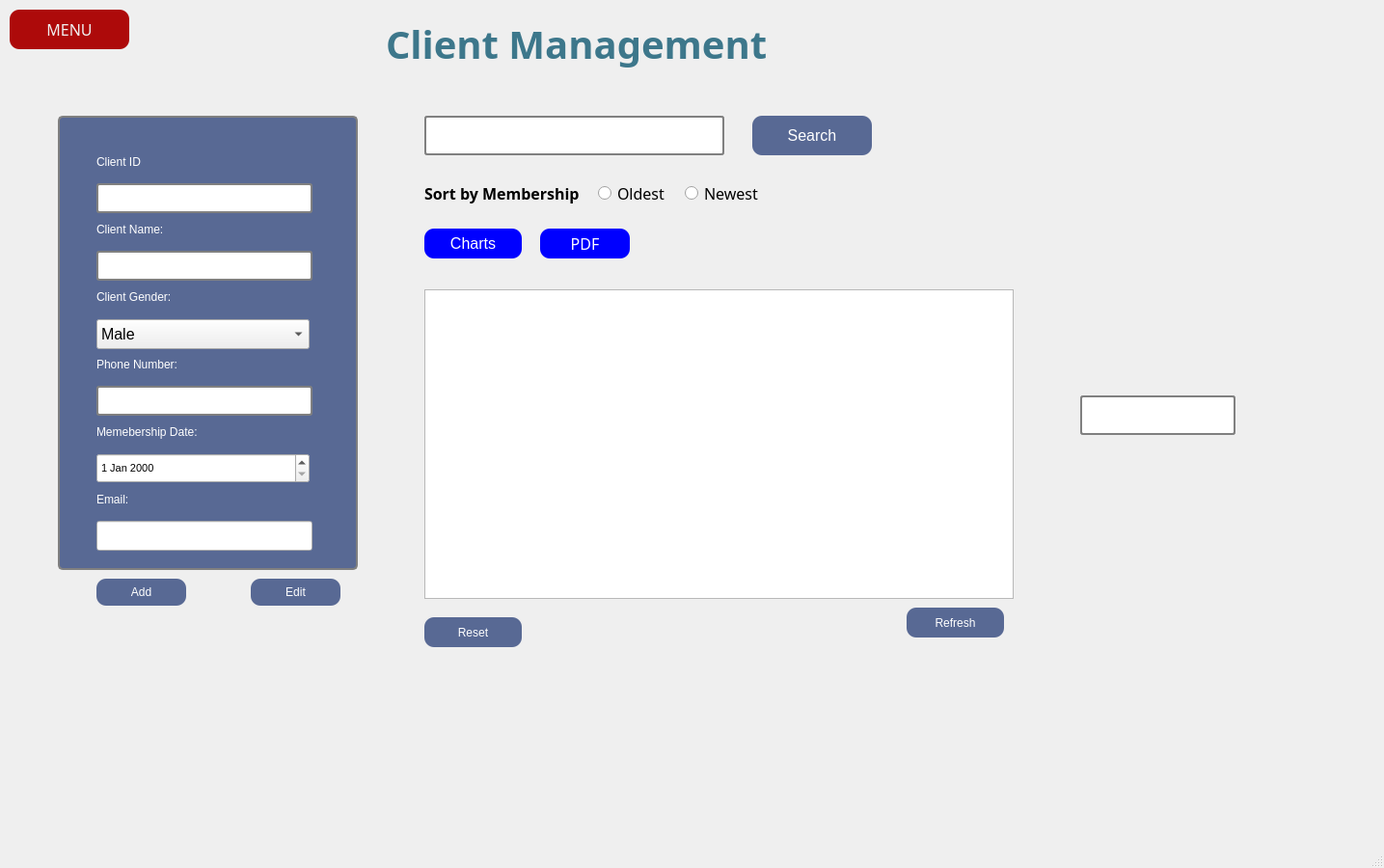
<?xml version="1.0" encoding="UTF-8"?>
<ui version="4.0">
 <class>ClientManagement</class>
 <widget class="QMainWindow" name="ClientManagement">
  <property name="geometry">
   <rect>
    <x>0</x>
    <y>0</y>
    <width>1435</width>
    <height>900</height>
   </rect>
  </property>
  <property name="windowTitle">
   <string>ClientManagement</string>
  </property>
  <property name="styleSheet">
   <string notr="true">QLineEdit {
    color: black;
}</string>
  </property>
  <widget class="QWidget" name="centralwidget">
   <widget class="QLabel" name="label_8">
    <property name="geometry">
     <rect>
      <x>440</x>
      <y>190</y>
      <width>161</width>
      <height>21</height>
     </rect>
    </property>
    <property name="font">
     <font>
      <family>Gill Sans MT</family>
      <pointsize>12</pointsize>
      <weight>75</weight>
      <bold>true</bold>
     </font>
    </property>
    <property name="text">
     <string>Sort by Membership:</string>
    </property>
   </widget>
   <widget class="QLineEdit" name="client_search">
    <property name="geometry">
     <rect>
      <x>440</x>
      <y>120</y>
      <width>311</width>
      <height>41</height>
     </rect>
    </property>
    <property name="font">
     <font>
      <pointsize>15</pointsize>
     </font>
    </property>
    <property name="styleSheet">
     <string notr="true">QLineEdit{
    background-color: white;
    color: black;
    border: 1px solid gray;
    padding: 5px 10px;
    border-radius: 3px;
  border: 2px solid gray;
}</string>
    </property>
    <property name="text">
     <string/>
    </property>
   </widget>
   <widget class="QPushButton" name="add_client">
    <property name="geometry">
     <rect>
      <x>100</x>
      <y>600</y>
      <width>93</width>
      <height>28</height>
     </rect>
    </property>
    <property name="styleSheet">
     <string notr="true">QPushButton {
	font: 10pt &quot;MS Shell Dlg 2&quot;;
    border-radius: 50%;
background-color:#586994;
color:white;
 border-width: 0px;
  border-radius: 10px;
}</string>
    </property>
    <property name="text">
     <string>Add</string>
    </property>
   </widget>
   <widget class="QPushButton" name="Chart">
    <property name="geometry">
     <rect>
      <x>440</x>
      <y>237</y>
      <width>101</width>
      <height>31</height>
     </rect>
    </property>
    <property name="font">
     <font>
      <family>MS Shell Dlg 2</family>
      <pointsize>12</pointsize>
      <weight>50</weight>
      <italic>false</italic>
      <bold>false</bold>
     </font>
    </property>
    <property name="styleSheet">
     <string notr="true">QPushButton {
    font: 12pt &quot;MS Shell Dlg 2&quot;;
    background-color: blue; 
    color: white;
    border: none;
    border-radius: 10px;
}
</string>
    </property>
    <property name="text">
     <string>Charts</string>
    </property>
   </widget>
   <widget class="QTableView" name="tableView">
    <property name="geometry">
     <rect>
      <x>440</x>
      <y>300</y>
      <width>611</width>
      <height>321</height>
     </rect>
    </property>
    <property name="font">
     <font>
      <pointsize>15</pointsize>
     </font>
    </property>
   </widget>
   <widget class="QGroupBox" name="groupBox">
    <property name="geometry">
     <rect>
      <x>60</x>
      <y>110</y>
      <width>311</width>
      <height>481</height>
     </rect>
    </property>
    <property name="font">
     <font>
      <family>Gill Sans MT</family>
      <pointsize>18</pointsize>
     </font>
    </property>
    <property name="styleSheet">
     <string notr="true">QGroupBox {
    border: 2px solid gray;
    border-radius: 5px;
    margin-top: 10px;
background-color:#586994;
}

QGroupBox::title {
    subcontrol-origin: margin;
    subcontrol-position: top center;
    padding: 0 3px;
    font: 63 10pt &quot;Segoe UI Semibold&quot;;
    color :black;
}
QLineEdit{
    background-color: white;
    color: white;
    border: 1px solid gray;
    padding: 5px 10px;
    border-radius: 3px;
  border: 2px solid gray;
}
QPushButton:hover {
    background-color: #45a049;
}
</string>
    </property>
    <property name="title">
     <string/>
    </property>
    <widget class="QLabel" name="label">
     <property name="geometry">
      <rect>
       <x>40</x>
       <y>50</y>
       <width>131</width>
       <height>16</height>
      </rect>
     </property>
     <property name="styleSheet">
      <string notr="true">QLabel{
font: 63 12pt &quot;Gill sans MT&quot;;
color :white;
}</string>
     </property>
     <property name="text">
      <string>Client ID</string>
     </property>
    </widget>
    <widget class="QLineEdit" name="client_id">
     <property name="geometry">
      <rect>
       <x>40</x>
       <y>80</y>
       <width>224</width>
       <height>31</height>
      </rect>
     </property>
     <property name="styleSheet">
      <string notr="true">QLineEdit {
    color: black;
}</string>
     </property>
    </widget>
    <widget class="QLabel" name="label_3">
     <property name="geometry">
      <rect>
       <x>40</x>
       <y>120</y>
       <width>131</width>
       <height>16</height>
      </rect>
     </property>
     <property name="styleSheet">
      <string notr="true">QLabel{
font: 63 12pt &quot;Gill sans MT&quot;;
color :white;
}</string>
     </property>
     <property name="text">
      <string>Client Name:</string>
     </property>
    </widget>
    <widget class="QLineEdit" name="client_name">
     <property name="geometry">
      <rect>
       <x>40</x>
       <y>150</y>
       <width>224</width>
       <height>31</height>
      </rect>
     </property>
     <property name="styleSheet">
      <string notr="true">QLineEdit {
    color: black;
}</string>
     </property>
    </widget>
    <widget class="QLineEdit" name="client_pn">
     <property name="geometry">
      <rect>
       <x>40</x>
       <y>290</y>
       <width>224</width>
       <height>31</height>
      </rect>
     </property>
     <property name="styleSheet">
      <string notr="true">QLineEdit {
    color: black;
}</string>
     </property>
    </widget>
    <widget class="QLabel" name="label_6">
     <property name="geometry">
      <rect>
       <x>40</x>
       <y>260</y>
       <width>111</width>
       <height>16</height>
      </rect>
     </property>
     <property name="styleSheet">
      <string notr="true">QLabel{
font: 63 12pt &quot;Gill sans MT&quot;;
color :white;
}</string>
     </property>
     <property name="text">
      <string>Phone Number:</string>
     </property>
    </widget>
    <widget class="QLabel" name="label_7">
     <property name="geometry">
      <rect>
       <x>40</x>
       <y>330</y>
       <width>141</width>
       <height>16</height>
      </rect>
     </property>
     <property name="styleSheet">
      <string notr="true">QLabel{
font: 63 12pt &quot;Gill sans MT&quot;;
color :white;
}</string>
     </property>
     <property name="text">
      <string>Memebership Date:</string>
     </property>
    </widget>
    <widget class="QDateEdit" name="client_date">
     <property name="geometry">
      <rect>
       <x>40</x>
       <y>360</y>
       <width>221</width>
       <height>31</height>
      </rect>
     </property>
     <property name="font">
      <font>
       <pointsize>8</pointsize>
      </font>
     </property>
    </widget>
    <widget class="QLabel" name="label_9">
     <property name="geometry">
      <rect>
       <x>40</x>
       <y>190</y>
       <width>111</width>
       <height>16</height>
      </rect>
     </property>
     <property name="styleSheet">
      <string notr="true">QLabel{
font: 63 12pt &quot;Gill sans MT&quot;;
color :white;
}</string>
     </property>
     <property name="text">
      <string>Client Gender:</string>
     </property>
    </widget>
    <widget class="QComboBox" name="client_gd">
     <property name="geometry">
      <rect>
       <x>40</x>
       <y>221</y>
       <width>221</width>
       <height>31</height>
      </rect>
     </property>
     <property name="font">
      <font>
       <pointsize>12</pointsize>
      </font>
     </property>
     <item>
      <property name="text">
       <string>Male</string>
      </property>
     </item>
     <item>
      <property name="text">
       <string>Female</string>
      </property>
     </item>
    </widget>
   </widget>
   <widget class="QPushButton" name="PDF">
    <property name="geometry">
     <rect>
      <x>560</x>
      <y>237</y>
      <width>93</width>
      <height>31</height>
     </rect>
    </property>
    <property name="font">
     <font>
      <family>Gill sans MT</family>
      <pointsize>12</pointsize>
      <weight>50</weight>
      <italic>false</italic>
      <bold>false</bold>
     </font>
    </property>
    <property name="styleSheet">
     <string notr="true">QPushButton {
    font: 12pt &quot;Gill sans MT&quot;;
    background-color: blue; 
    color: white;
    border: none; 
    border-radius: 10px;
}
</string>
    </property>
    <property name="text">
     <string>PDF</string>
    </property>
   </widget>
   <widget class="QPushButton" name="Search">
    <property name="geometry">
     <rect>
      <x>780</x>
      <y>120</y>
      <width>124</width>
      <height>41</height>
     </rect>
    </property>
    <property name="font">
     <font>
      <family>MS Shell Dlg 2</family>
      <pointsize>12</pointsize>
      <weight>50</weight>
      <italic>false</italic>
      <bold>false</bold>
     </font>
    </property>
    <property name="styleSheet">
     <string notr="true">QPushButton {
	font: 12pt &quot;MS Shell Dlg 2&quot;;
    border-radius: 50%;
background-color:#586994;
color:white;
 border-width: 0px;
  border-radius: 10px;
}</string>
    </property>
    <property name="text">
     <string>Search</string>
    </property>
   </widget>
   <widget class="QRadioButton" name="Newest">
    <property name="geometry">
     <rect>
      <x>710</x>
      <y>190</y>
      <width>83</width>
      <height>21</height>
     </rect>
    </property>
    <property name="font">
     <font>
      <family>Gill Sans MT</family>
      <pointsize>12</pointsize>
     </font>
    </property>
    <property name="text">
     <string>Newest</string>
    </property>
   </widget>
   <widget class="QPushButton" name="pushButton_10">
    <property name="geometry">
     <rect>
      <x>10</x>
      <y>10</y>
      <width>124</width>
      <height>41</height>
     </rect>
    </property>
    <property name="font">
     <font>
      <family>Gill sans MT 13</family>
      <pointsize>12</pointsize>
      <weight>50</weight>
      <italic>false</italic>
      <bold>false</bold>
     </font>
    </property>
    <property name="styleSheet">
     <string notr="true">QPushButton {
	font: 12pt &quot;Gill sans MT&quot; bold;
    border-radius: 50%;
	background-color: rgb(173, 10, 10);
color:#f0f0f0;
 border-width: 0px;
  border-radius: 10px;
}</string>
    </property>
    <property name="text">
     <string>MENU</string>
    </property>
   </widget>
   <widget class="QPushButton" name="reset_client">
    <property name="geometry">
     <rect>
      <x>440</x>
      <y>640</y>
      <width>101</width>
      <height>31</height>
     </rect>
    </property>
    <property name="styleSheet">
     <string notr="true">QPushButton {
	font: 10pt &quot;MS Shell Dlg 2&quot;;
    border-radius: 50%;
background-color:#586994;
color:white;
 border-width: 0px;
  border-radius: 10px;
}</string>
    </property>
    <property name="text">
     <string>Reset</string>
    </property>
   </widget>
   <widget class="QRadioButton" name="Oldest">
    <property name="geometry">
     <rect>
      <x>620</x>
      <y>190</y>
      <width>83</width>
      <height>21</height>
     </rect>
    </property>
    <property name="font">
     <font>
      <family>Gill Sans MT</family>
      <pointsize>12</pointsize>
     </font>
    </property>
    <property name="text">
     <string>Oldest</string>
    </property>
   </widget>
   <widget class="QPushButton" name="edit_client">
    <property name="geometry">
     <rect>
      <x>260</x>
      <y>600</y>
      <width>93</width>
      <height>28</height>
     </rect>
    </property>
    <property name="styleSheet">
     <string notr="true">QPushButton {
	font: 10pt &quot;MS Shell Dlg 2&quot;;
    border-radius: 50%;
background-color:#586994;
color:white;
 border-width: 0px;
  border-radius: 10px;
}</string>
    </property>
    <property name="text">
     <string>Edit</string>
    </property>
   </widget>
   <widget class="QLabel" name="label_2">
    <property name="geometry">
     <rect>
      <x>400</x>
      <y>10</y>
      <width>461</width>
      <height>71</height>
     </rect>
    </property>
    <property name="font">
     <font>
      <family>Glacial Indifference</family>
      <pointsize>30</pointsize>
      <weight>75</weight>
      <bold>true</bold>
     </font>
    </property>
    <property name="styleSheet">
     <string notr="true">color: rgb(61, 119, 139);</string>
    </property>
    <property name="text">
     <string>Client Management</string>
    </property>
   </widget>
   <widget class="QLineEdit" name="client_email">
    <property name="geometry">
     <rect>
      <x>100</x>
      <y>540</y>
      <width>224</width>
      <height>31</height>
     </rect>
    </property>
    <property name="styleSheet">
     <string notr="true">QLineEdit {
    color: black;
}</string>
    </property>
   </widget>
   <widget class="QLabel" name="label_5">
    <property name="geometry">
     <rect>
      <x>100</x>
      <y>510</y>
      <width>131</width>
      <height>16</height>
     </rect>
    </property>
    <property name="styleSheet">
     <string notr="true">QLabel{
font: 63 12pt &quot;Gill sans MT&quot;;
color :white;
}</string>
    </property>
    <property name="text">
     <string>Email:</string>
    </property>
   </widget>
   <widget class="QPushButton" name="Refresh">
    <property name="geometry">
     <rect>
      <x>940</x>
      <y>630</y>
      <width>101</width>
      <height>31</height>
     </rect>
    </property>
    <property name="styleSheet">
     <string notr="true">QPushButton {
	font: 10pt &quot;MS Shell Dlg 2&quot;;
    border-radius: 50%;
background-color:#586994;
color:white;
 border-width: 0px;
  border-radius: 10px;
}</string>
    </property>
    <property name="text">
     <string>Refresh</string>
    </property>
   </widget>
   <widget class="QWidget" name="verticalLayoutWidget">
    <property name="geometry">
     <rect>
      <x>990</x>
      <y>40</y>
      <width>271</width>
      <height>231</height>
     </rect>
    </property>
    <layout class="QVBoxLayout" name="chartlayout"/>
   </widget>
   <widget class="QLineEdit" name="arduino">
    <property name="geometry">
     <rect>
      <x>1120</x>
      <y>410</y>
      <width>161</width>
      <height>41</height>
     </rect>
    </property>
    <property name="font">
     <font>
      <pointsize>15</pointsize>
     </font>
    </property>
    <property name="styleSheet">
     <string notr="true">QLineEdit{
    background-color: white;
    color: black;
    border: 1px solid gray;
    padding: 5px 10px;
    border-radius: 3px;
  border: 2px solid gray;
}</string>
    </property>
    <property name="text">
     <string/>
    </property>
    <property name="readOnly">
     <bool>true</bool>
    </property>
   </widget>
  </widget>
  <widget class="QMenuBar" name="menubar">
   <property name="geometry">
    <rect>
     <x>0</x>
     <y>0</y>
     <width>1435</width>
     <height>22</height>
    </rect>
   </property>
  </widget>
  <widget class="QStatusBar" name="statusbar"/>
 </widget>
 <resources/>
 <connections/>
</ui>
